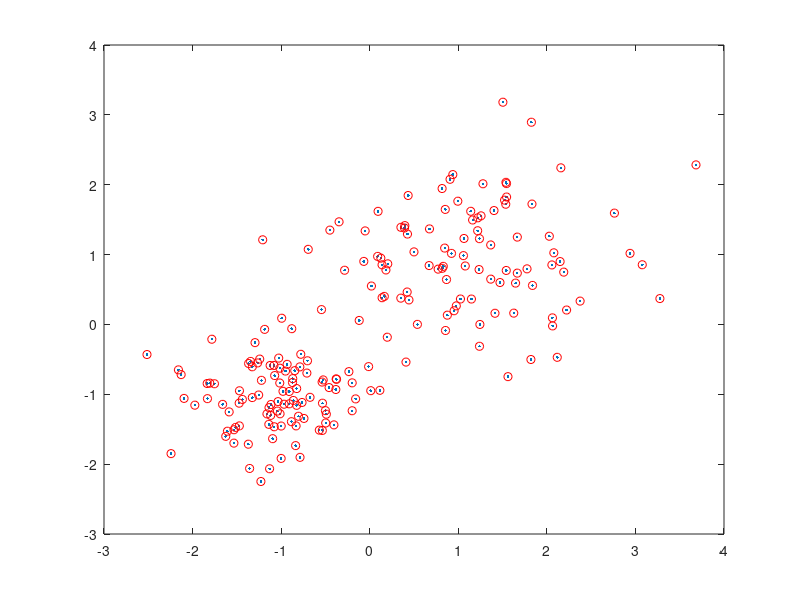

The MATLAB source for this figure:
clear all; close all; clc

X1=load("data.txt");
X2=load("data.csv");
X=X1;

figure(1);
plot(X(:,1),X(:,2), '.')
hold on;
plot(X(:,1),X(:,2), 'ro')
hold off;
